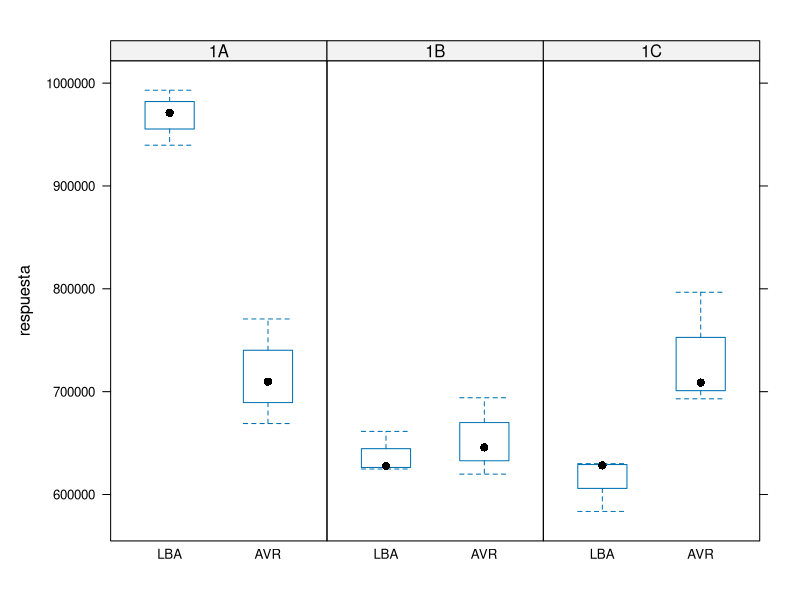
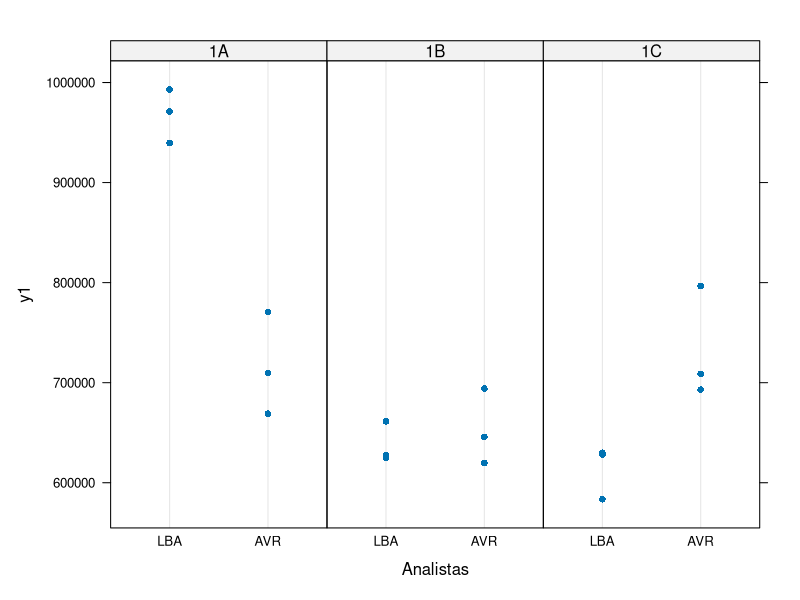
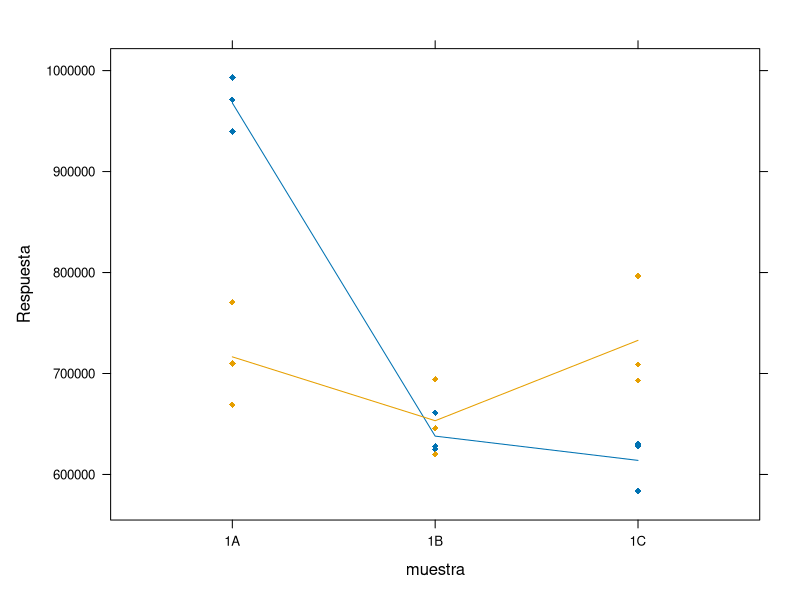
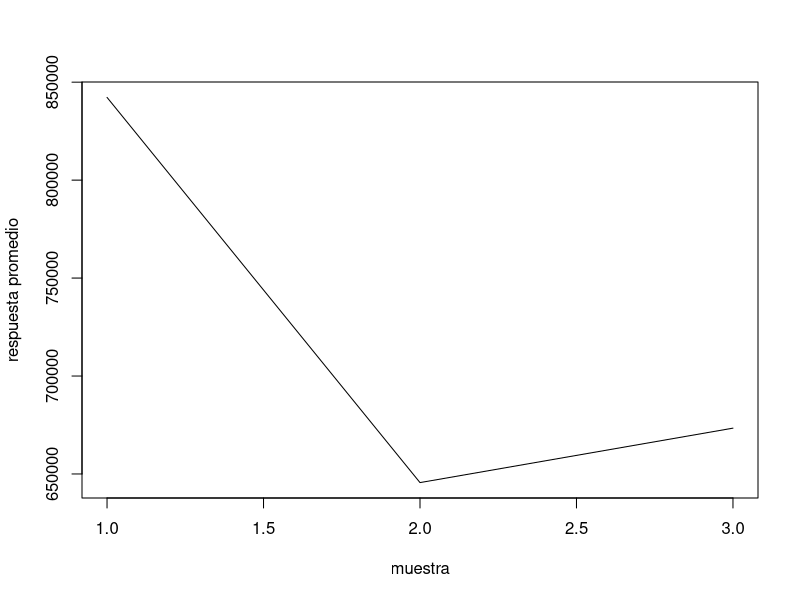

Write R code to recreate these figures, in order.
## ---- chunk 1
y1 <- c(971139.17,993091.32,939623.49,709782.87,669008.93,770667.88,661346.38,624767.59,627798.79,619786,694073.24,645820.67,628314.16,583527.14,629979.67,708849.22,796648.09,693050.17)
y2 <- c(3.692,3.725,3.745,3.507,3.347,3.397,3.707,3.728,3.707,3.365,3.340,3.318,3.715,3.737,3.687,3.395,3.535,3.753)
analista <- rep(c(1,2),each=3,3)
repe <- rep(c(1,2,3),6)
muestra <- rep(1:3,each=6)

df1 <- data.frame(cbind(y1,analista,repe,muestra))
df2 <- data.frame(cbind(y2,analista,repe,muestra))

str(df1);str(df2)

df1$y1 <- as.numeric(df1$y1)
df1$analista <- factor(df1$analista)
levels(df1$analista) = c("LBA","AVR")
df1$muestra <- factor(df1$muestra)
levels(df1$muestra) = c("1A","1B","1C")
df1$repe <- factor(df1$repe)
#-----------------------------------
df2$y2 <- as.numeric(df2$y2)
df2$analista <- factor(df2$analista)
levels(df2$analista) = c("LBA","AVR")
df2$muestra <- factor(df2$muestra)
levels(df2$muestra) = c("1A","1B","1C")
df2$repe <- factor(df2$repe)

table(df1$analista,df1$muestra)
table(df2$analista,df2$muestra)
## ---- chunk 2
library(lattice)

bwplot(y1~analista|muestra,layout=c(3,1),ylab = "respuesta",data = df1)
dotplot(y1~analista|muestra,xlab="Analistas",layout=c(3,1),data=df1)
xyplot(y1~muestra,groups = analista, type = c("p", "a"),pch = 18,  ylab = "Respuesta", df1)
plot(tapply(df1$y1,df1$muestra,mean),type = "l",xlab = "muestra",ylab = "respuesta promedio")


# bwplot(y2~analista|muestra,layout=c(3,1),ylab = "respuesta",data = df2)
# dotplot(y2~analista|muestra,xlab="Analistas",layout=c(3,1),data=df2)
# xyplot(y2~muestra,groups = analista, type = c("p", "a"),pch = 18,  ylab = "Respuesta", df2)
# plot(tapply(df2$y2,df2$muestra,mean),type = "l",xlab = "muestra",ylab = "respuesta promedio")


## ---- chunk 3
modvar=lm(y1~muestra*analista,df1)
#---------------------------------------------------------
library(lme4)
options(scipen = 999)

mod1 = lmer(y1 ~ (1|muestra)+(1|analista)+(1|muestra:analista),df1)
summary(mod1)

var.inter = 12435391472 
var.muestra = 4856470144  
var.analista = 0
var.error = 1496987508  
vars=c(var.error,var.muestra,var.analista,var.inter)
names(vars)=c("Residuales","Muestra","Analistas","Interaccion")
round(vars,1)

stot=sum(vars)
stot

porc=vars/stot*100
names(porc)=c("Residual","Muestra","Analistas","Interaccion")
round(porc,1)
## ---- chunk 4
mod1.1 = lmer(y1~(1|muestra)+(1|analista),df1)
anova(mod1,mod1.1)
## ---- chunk 5
porc

porc[1]
sum(porc[3:4])

sum(porc[-2]) # varibilidad del instrumento
## ---- chunk 6
R = sum(porc[3:4])
r = porc[1]
R

0.3*r
